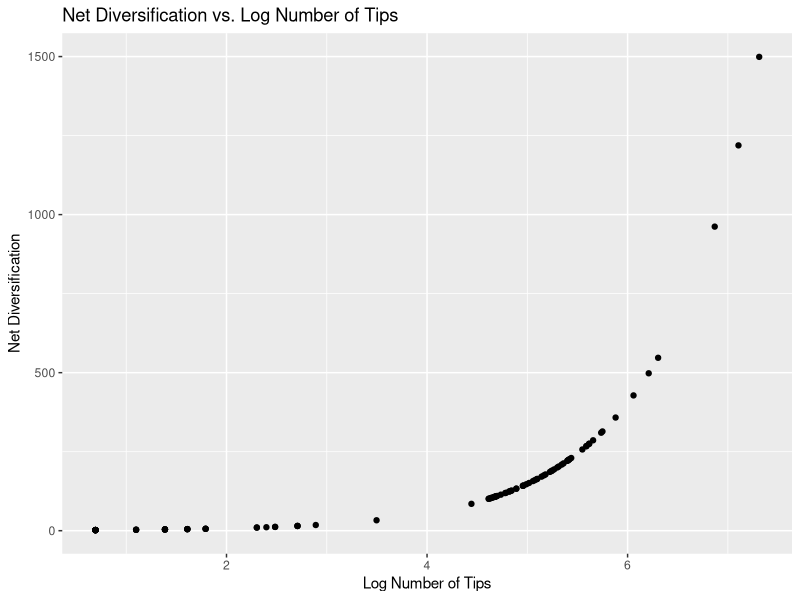
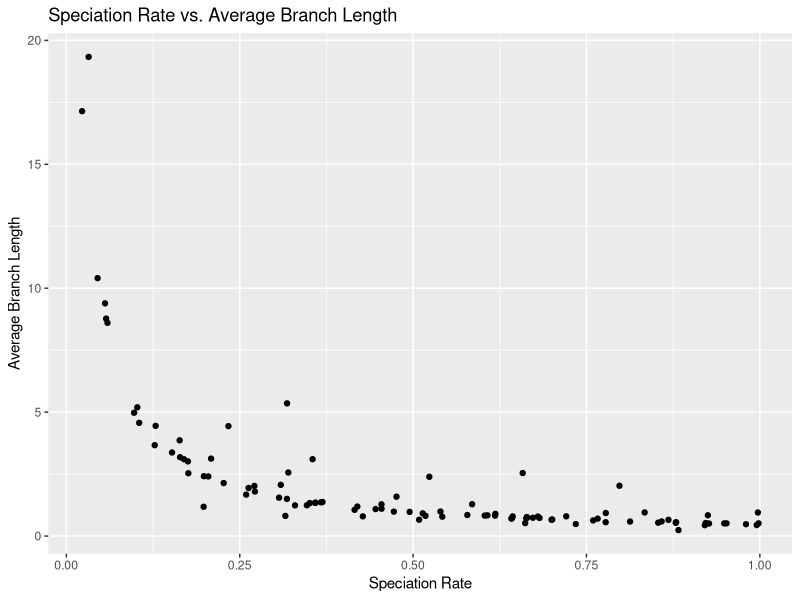
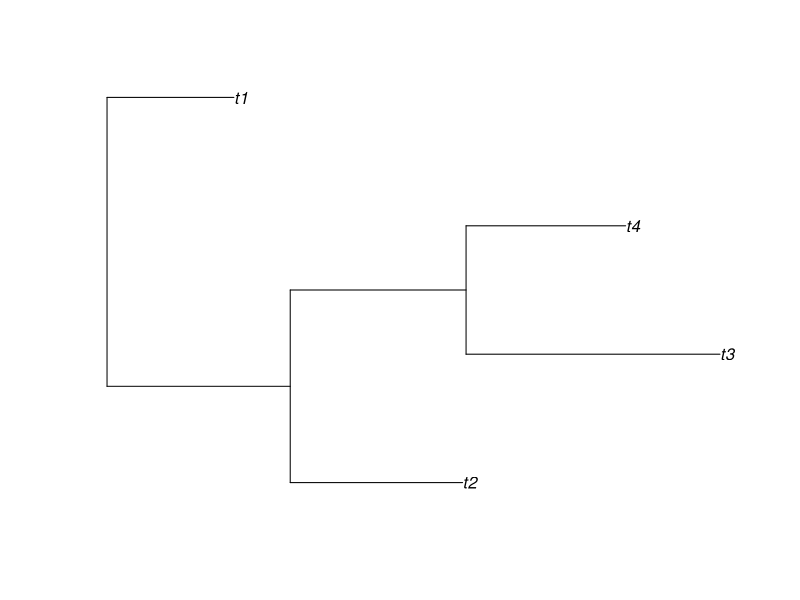
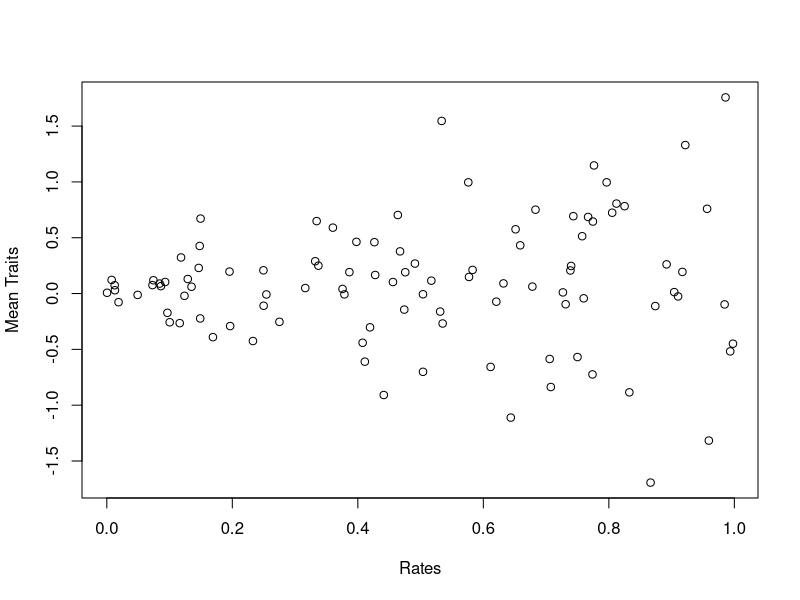
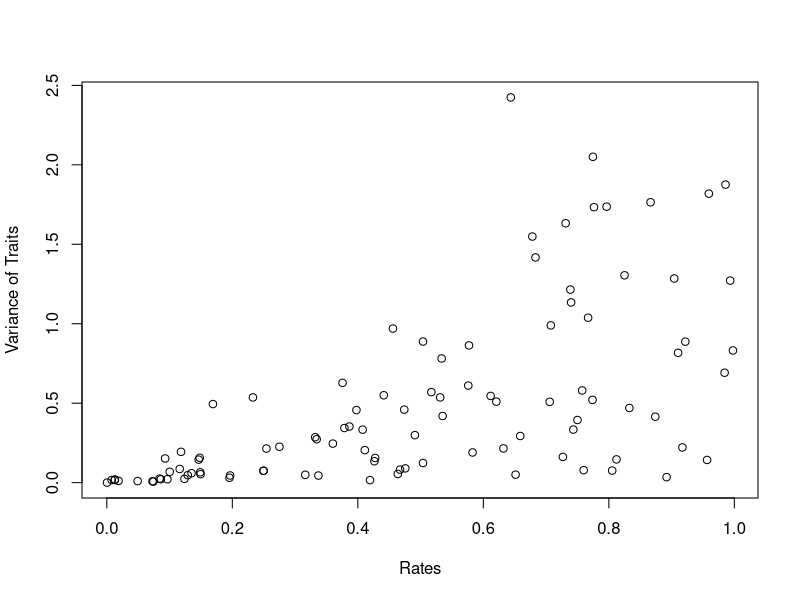
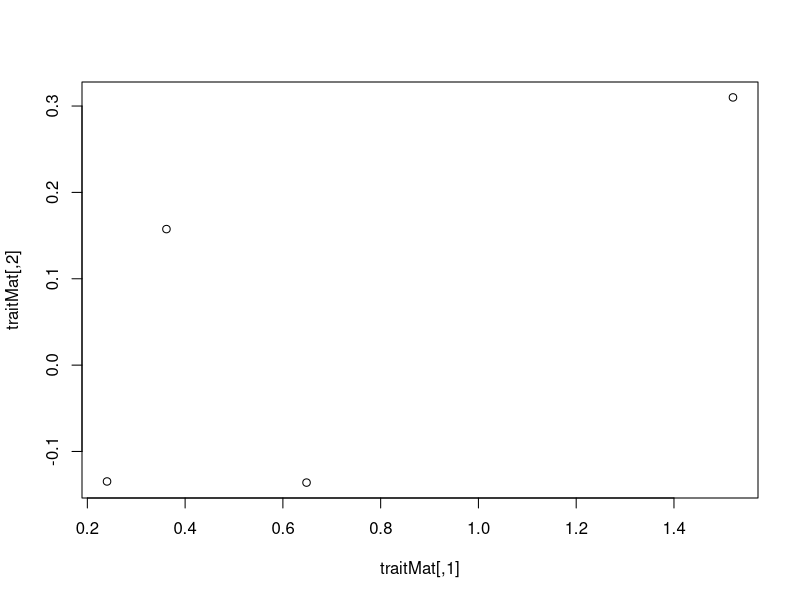
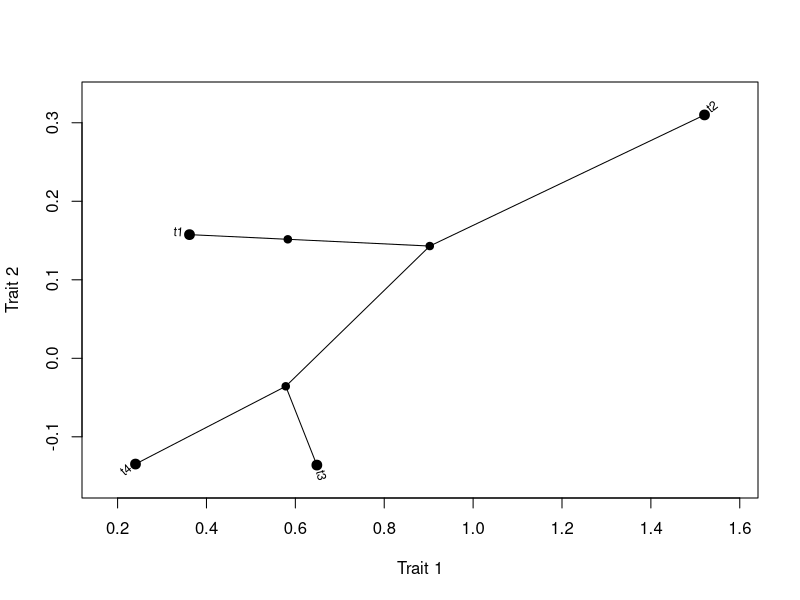

These figures' R source, in order:
setwd('~/Desktop/Evolution/Tasks/Task_08')
#questions 1-3

library(phytools)
trees<- list()
births<- c()
fractions <- c()
random<- c()
random2 <-c()
treelist<- c()
 for(i in 1:100) {
   births[i]<- runif(1)
   fractions[i]<- runif(1)
   trees[[i]]<-pbtree(n=100, b=births[i], d=births[i]*fractions[i])
   random[[i]]<- births[i]
   random2[[i]]<- (fractions[i])
   treelist[[i]]<- mean(trees[[i]]$edge.length)
 }   
#question 4

div_rate <- sapply(trees, function(x) length(x$tip.label))
log_tips<- log(sapply(trees, function(x) length(x$tip.label)))
library(ggplot2)
ggplot(data = data.frame(div_rate, log_tips), aes(x= log_tips, y=div_rate))+
  geom_point()+
  xlab("Log Number of Tips")+
  ylab("Net Diversification")+
  ggtitle("Net Diversification vs. Log Number of Tips")
dev.off()
#question 5

speciation_rate<- sapply(births, function(x)x)
avg_branchlength<- sapply(trees, function(x) mean(x$edge.length, na.rm=TRUE))
ggplot(data = data.frame(speciation_rate, avg_branchlength), aes(x= speciation_rate, y=avg_branchlength))+
  geom_point()+
  xlab("Speciation Rate")+
  ylab("Average Branch Length")+
  ggtitle("Speciation Rate vs. Average Branch Length")
dev.off()
#question 6, -0.393624

cor(speciation_rate, avg_branchlength)
#question 7

largest_tree <- trees[[which.max(sapply(trees, length))]]
Tree<- largest_tree
plot(Tree)
dev.off()
rates<- c()
traits<- list()
for( i in 1:100){
  rates[i]<- runif(1)
  traits[[i]]<- fastBM(tree=Tree, sig2=rates[i])
}
#question 8
mean_traits<-sapply(traits, mean)
cor(mean_traits, rates)
#correlation is -0.09032614
plot(rates, mean_traits, xlab="Rates", ylab="Mean Traits")
#question 9

var_traits<- sapply(traits, var)
cor(var_traits, rates)
#correltation is 0.7514031
plot(rates, var_traits, xlab="Rates", ylab="Variance of Traits")
dev.off()
#question 10
cor(traits[[1]], traits[[2]])
#correlation is 0.3560733
traitMat<- cbind(traits[[1]], traits[[4]])
plot(traitMat)
dev.off()

#Extra credit
phylomorphospace(Tree,traitMat, xlab="Trait 1", ylab="Trait 2")
pdf("08_ec.pdf")
